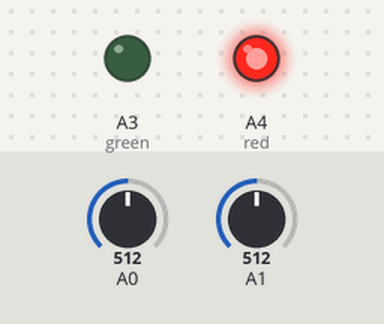
A sketch run on a simulated Arduino Uno, built with avr-gcc and run on an emulated ATmega328P. Shown: output pins drawn as LEDs (lit = HIGH). Inputs (shaded band) come from the test bench; at power-on: A0 = 512, A1 = 512. No radio packets arrive unless stated; what the sketch prints to the serial monitor is not drawn.

Above: at 0.1 s.
Timing chart, 0 to 1.6 s (numbered marks = the images above):
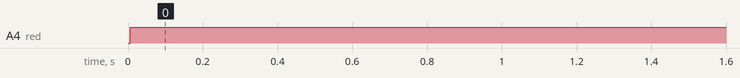

The sketch:

child_1.ino
```cpp
#include <SPI.h>
#include <nRF24L01.h>
#include <RF24.h>


RF24 radio(7, 8);                  // CE, CSN
const byte address[6] = "00002";   // transmit  address
const byte address2[6] = "00001";  // receive trnasmit

int incoming_request;
int led_state = 0;
void setup() {

  Serial.begin(9600);

  radio.begin();
  radio.openReadingPipe(0, address);
  radio.openWritingPipe(address2);
  radio.setPALevel(RF24_PA_MIN);
  pinMode(A0, INPUT);
  pinMode(A1, INPUT);
  pinMode(A3, OUTPUT);  //green
  pinMode(A4, OUTPUT);  //red


  // lcd.setBacklight(LOW);
}

void ledLight(int state) {
  if (state == 1) {
    analogWrite(A3, 0);
    analogWrite(A4, 250);

  } else {
    analogWrite(A3, 200);
    analogWrite(A4, 0);
  }
}
void loop() {
    led_state = 0;
  int gasRead = analogRead(A0);
  int alcohol = analogRead(A1);
  Serial.println(gasRead);
  Serial.println(alcohol);
  int room_reply_arr = 10000;

  // Serial.println(gasRead);
  // Serial.println(alcohol);

  if (gasRead >= 170) {
    room_reply_arr = room_reply_arr + 1000;
    led_state = 1;
  }

  if (alcohol >= 60) {
    room_reply_arr = room_reply_arr + 100;
    led_state = 1;
  }


  ledLight(led_state);
  radio.startListening();
  radio.read(&incoming_request, sizeof(incoming_request));

  if (incoming_request == 1) {
    Serial.println(incoming_request);


    radio.stopListening();

    for (int i = 0; i <= 50; i++) {
      radio.write(&room_reply_arr, sizeof(room_reply_arr));
    }
  }

  led_state = 0;
}
```

Measured:
- by itself, A4 (red): LOW → HIGH at 0.01 s
